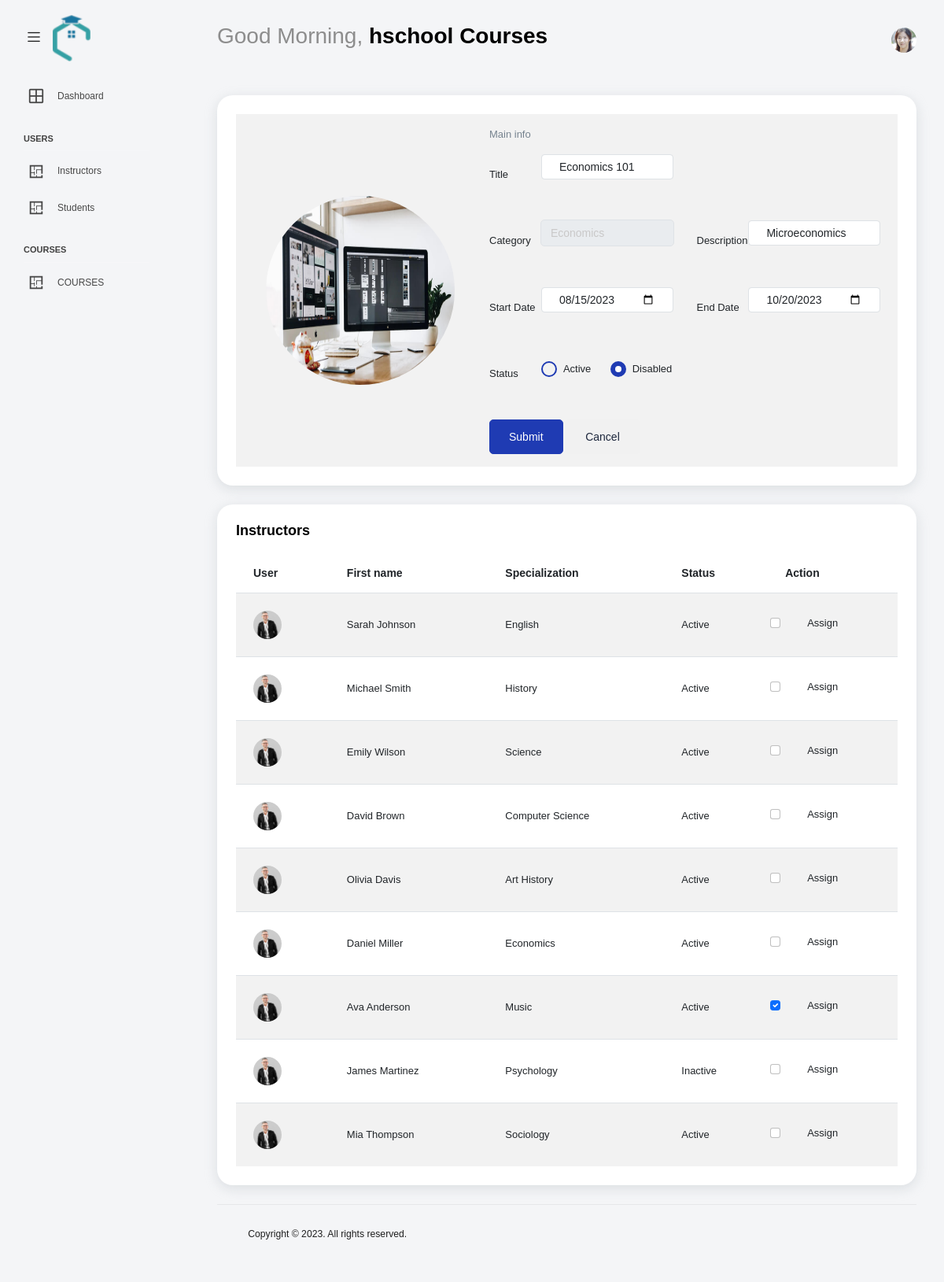
The app's page /trainingprovider_dashboard/courseEdit.php?course_id=7 with its own data.
### tables this page shows
CREATE TABLE `trainingprovider` (
  `TrainingProviderID` int(11) NOT NULL,
  `FirstName` varchar(255) DEFAULT NULL,
  `LastName` varchar(255) DEFAULT NULL,
  `Email` varchar(255) DEFAULT NULL,
  `Password` varchar(255) DEFAULT NULL
);

CREATE TABLE `course` (
  `CourseID` int(11) NOT NULL,
  `Title` varchar(255) DEFAULT NULL,
  `Category` varchar(255) DEFAULT NULL,
  `Description` varchar(255) DEFAULT NULL,
  `StartDate` date DEFAULT NULL,
  `EndDate` date DEFAULT NULL,
  `Status` enum('Active','Inactive') DEFAULT NULL
);

CREATE TABLE `instructor` (
  `InstructorID` int(11) NOT NULL,
  `FirstName` varchar(255) DEFAULT NULL,
  `LastName` varchar(255) DEFAULT NULL,
  `Gender` enum('Male','Female') DEFAULT NULL,
  `Birthdate` date DEFAULT NULL,
  `Status` enum('Active','Inactive') DEFAULT NULL,
  `Email` varchar(255) DEFAULT NULL,
  `Phone` varchar(255) DEFAULT NULL,
  `Password` varchar(255) DEFAULT NULL,
  `Specialization` varchar(255) DEFAULT NULL,
  `Description` varchar(255) DEFAULT NULL
);

### trainingprovider_dashboard/courseEdit.php (the view, shortened to what the rows shown need)
<?php
if (isset($_GET['course_id'])) {
    $courseID = $_GET['course_id'];
}
?>
<!DOCTYPE html>
<html lang="en">
<?php include('head.inc.php'); ?>
<body>
    <div class="container-scroller">
        <header>
            <?php include('navBar.inc.php');
            $course = getCourse($courseID);
            ?>
        </header>
        <div class="container-fluid page-body-wrapper">
            <div class="main-panel">
                <div class="content-wrapper">
                    <div class="row">
                        <form method="POST" action="courseEdit_Procces.php">
                            <div class="col-12 grid-margin ">
                                <div class="card ">
                                    <div class="card-body">
                                        <div class="table-responsive">
                                            <table class="table table-striped">
                                                <tbody>
                                                    <tr>
                                                        <td class="py-xl-3">
                                                            <div class="row">
                                                                <div class="col-md-6">
                                                                    <div class="form-group row">
                                                                        <div class="col-sm-9">
                                                                            <input type="text" class="form-control"
                                                                                name="title"
                                                                                value="<?php echo $course['Title']; ?>" />
                                                                        </div>
                                                                    </div>
                                                                </div>
                                                            </div>
                                                            <div class="row">
                                                                <div class="col-md-6">
                                                                    <div class="form-group row">
                                                                        <div class="col-sm-9">
                                                                            <select class="form-control"
                                                                                name="category">
                                                                                <option>
                                                                                    <?php echo $course['Category']; ?>
                                                                                </option>
                                                                            </select>
                                                                        </div>
                                                                    </div>
                                                                </div>
                                                                <div class="col-md-6">
                                                                    <div class="form-group row">
                                                                        <div class="col-sm-9">
                                                                            <input class="form-control"
                                                                                name="description"
                                                                                value="<?php echo $course['Description']; ?>" />
                                                                        </div>
                                                                    </div>
                                                                </div>
                                                            </div>
                                                            <div class="row">
                                                                <div class="col-md-6">
                                                                    <div class="form-group row">
                                                                        <div class="col-sm-9">
                                                                            <input type="date" class="form-control"
                                                                                placeholder="dd/mm/yyyy"
                                                                                name="startDate"
                                                                                value="<?php echo $course['StartDate']; ?>" />
                                                                        </div>
                                                                    </div>
                                                                </div>
                                                                <div class="col-md-6">
                                                                    <div class="form-group row">
                                                                        <div class="col-sm-9">
                                                                            <input type="date" class="form-control"
                                                                                placeholder="dd/mm/yyyy" name="endDate"
                                                                                value="<?php echo $course['EndDate']; ?>" />
                                                                        </div>
                                                                    </div>
                                                                </div>
                                                            </div>
                        </form>
                    </div>
                </div>
            </div>
        </div>
        <section id="table">
            <div class="col-lg-12 grid-margin stretch-card">
                <div class="card">
                    <div class="card-body">
                        <div class="table-responsive">
                            <table class="table table-striped">
                                <thead>
                                    <tr>
                                        <th>
                                            User
                                        </th>
                                        <th>
                                            First name
                                        </th>
                                        <th>
                                            Specialization
                                        </th>
                                        <th>
                                            Status
                                        </th>
                                        <th>
                                            Action
                                        </th>
                                    </tr>
                                </thead>
                                <tbody>
                                    <?php
                                    $instructors = getAllInstructors();
                                    foreach ($instructors as $instructor) {
                                        $instructorImg = "../student/assets/img/trainers/trainer-1.jpg";
                                        ?>
                                        <tr>
                                            <td class="py-1">
                                                <?php
                                                echo '<img src="' . $instructorImg . '" alt="image" />';
                                                ?>
                                            </td>
                                            <td>
                                                <?php echo $instructor['FirstName'] . ' ' . $instructor['LastName']; ?>
                                            </td>
                                            <td>
                                                <div class="">
                                                    <?php echo $instructor['Specialization']; ?>
                                                </div>
                                            </td>
                                            <td>
                                                <?php echo $instructor['Status']; ?>
                                            </td>
                                            <td>
    <div class="form-check">
        <input type="checkbox" class="form-check-input" name="instructorIDs[]" value="<?php echo $instructor['InstructorID']; ?>" <?php if (instructorIsAssigned($instructor['InstructorID'], $courseID)) echo 'checked'; ?>>
        <label class="form-check-label">Assign</label>
    </div>
</td>
                                        </tr>
                                        <?php
                                    }
                                    ?>
                                </tbody>
                            </table>
                        </div>
                    </div>
                </div>
            </div>
        </section>
    </div>
</body>
</html>

### trainingprovider_dashboard/navBar.inc.php (shortened to what the rows shown need)
<?php
require('../dbm.php');
include('../dashboard.php');
$dbconn = new DatabaseManager;
?>
<header>
      <?php
      if (isset($_SESSION['user_id'])) {
        $user_id = $_SESSION['user_id'];
        echo "<script>console.log('Course ID from session: $user_id');</script>";
      } else {
        $user_id = 1;
      }
        $user = getTrainingProvider($user_id);
      ?>
      <nav class="navbar default-layout col-lg-12 col-12 p-0 fixed-top d-flex align-items-top flex-row">
        <div class="navbar-menu-wrapper d-flex align-items-top">
          <ul class="navbar-nav">
            <li class="nav-item font-weight-semibold d-none d-lg-block ms-0">
              <?php
              echo '<h1 class=" welcome-text"> Good Morning, <span class="text-black fw-bold"> ' . $user['FirstName'] . " " . $user['LastName'] . '</span></h1>';
              ?>
            </li>
          </ul>
        </div>
      </nav>
    </header>

### records on screen
trainingprovider: FirstName "hschool", LastName "Courses"
course: title "Economics 101", category "Economics", description "Microeconomics", startDate "08/15/2023", endDate "10/20/2023"
instructor: FirstName "Sarah", LastName "Johnson", Specialization "English", Status "Active"
instructor: FirstName "Michael", LastName "Smith", Specialization "History", Status "Active"
instructor: FirstName "Emily", LastName "Wilson", Specialization "Science", Status "Active"
instructor: FirstName "David", LastName "Brown", Specialization "Computer Science", Status "Active"
instructor: FirstName "Olivia", LastName "Davis", Specialization "Art History", Status "Active"
instructor: FirstName "Daniel", LastName "Miller", Specialization "Economics", Status "Active"
instructor: FirstName "Ava", LastName "Anderson", Specialization "Music", Status "Active", InstructorID "☑"
instructor: FirstName "James", LastName "Martinez", Specialization "Psychology", Status "Inactive"
instructor: FirstName "Mia", LastName "Thompson", Specialization "Sociology", Status "Active"
